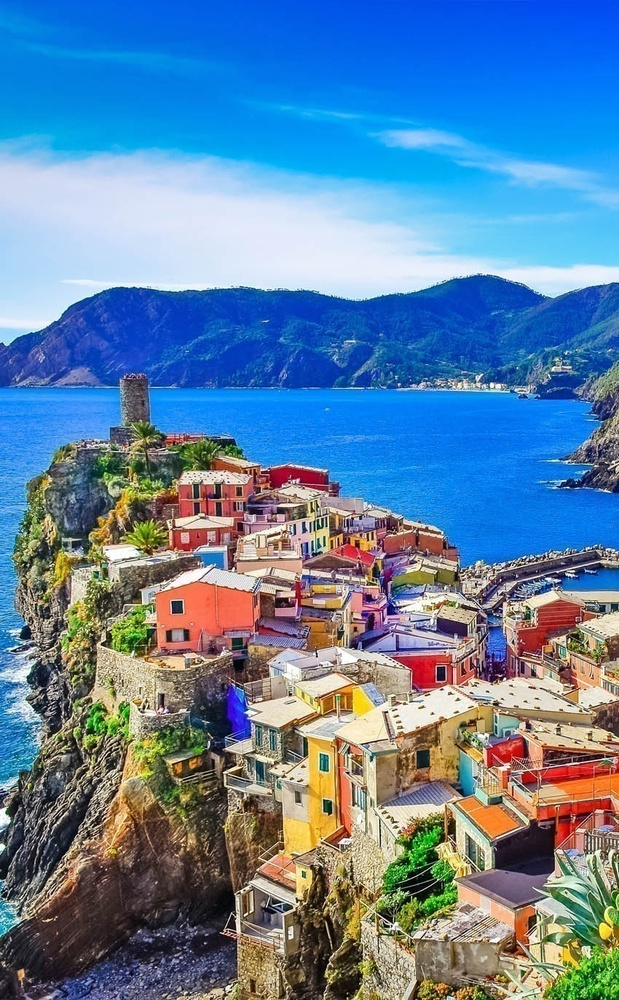
//> input picture prj.lab/lab08/input/italy.jpg, 619 x 1000 px, shrunk from 850 x 1373 before the run
$ ./lab08   (built with g++ and OpenCV 4)
//> lines starting //> are read from the running program, lines starting //| are printed output that depends on the picture; after the words box and inside, x2 and y2 are one past the last pixel; in counts of white or black regions, pixels touching at a corner belong together
#include <opencv2/opencv.hpp>
#include <cmath>
#include <vector>

int main(int argc, char *argv[]) {
    cv::Mat img = cv::imread("../prj.lab/lab08/input/italy.jpg", cv::IMREAD_COLOR);
//> img is the input picture: 1000 rows x 619 cols, CV_8UC3; mean B, G, R 162.9, 130.2, 95.4

    cv::Mat bgr_channels[3];
    cv::split(img, bgr_channels);
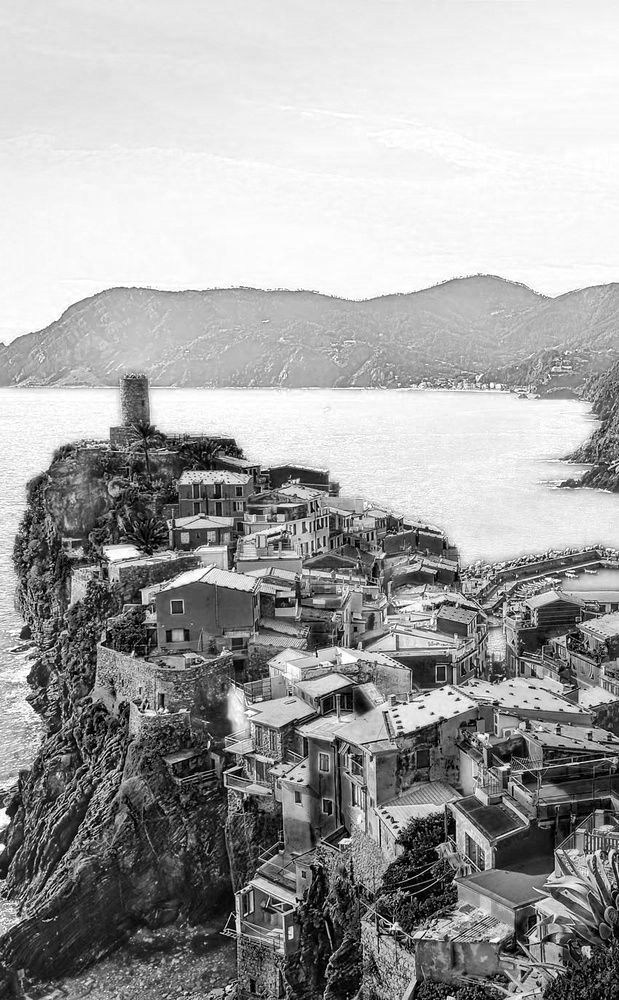
//> bgr_channels[0]: 1000 rows x 619 cols, CV_8UC1; min 0, max 255, mean 162.9
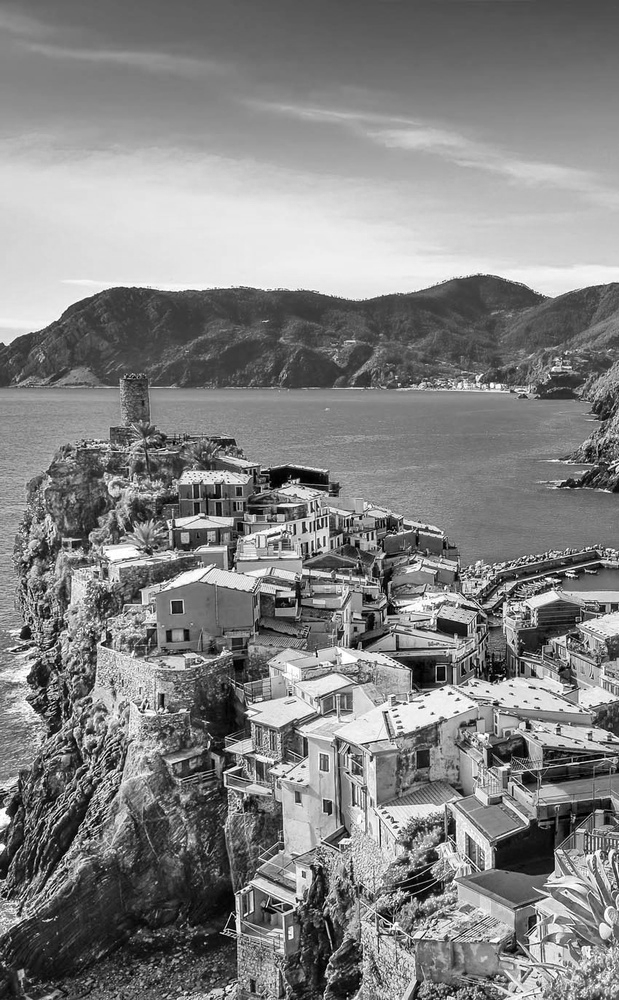
//> bgr_channels[1]: 1000 rows x 619 cols, CV_8UC1; min 0, max 255, mean 130.2
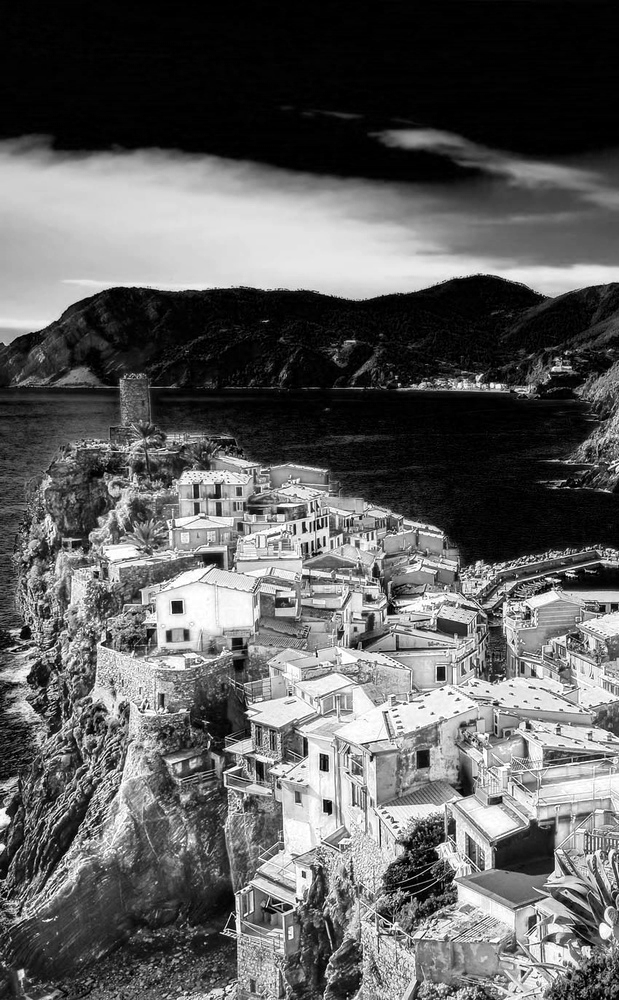
//> bgr_channels[2]: 1000 rows x 619 cols, CV_8UC1; min 0, max 255, mean 95.4
    cv::Mat blue_channel = bgr_channels[0];
    cv::Mat green_channel = bgr_channels[1];
    cv::Mat red_channel = bgr_channels[2];

    cv::Mat projection = (cv::Mat_<double>(2, 3) <<
        0.5 + 0.5 / sqrt(3), -0.5 + 0.5 / sqrt(3), -1 / sqrt(3),
        -0.5 + 0.5 / sqrt(3), 0.5 + 0.5 / sqrt(3), -1 / sqrt(3));

    cv::Mat rotation = (cv::Mat_<double>(2, 2) <<
        (sqrt(6) + sqrt(2)) / 4, -(sqrt(6) - sqrt(2)) / 4,
        (sqrt(6) - sqrt(2)) / 4, (sqrt(6) + sqrt(2)) / 4);

    std::vector<cv::Vec2f> projected_points;

    for (int i = 0; i < img.rows; i++) {
        for (int j = 0; j < img.cols; j++) {
            cv::Vec3b pixel = img.at<cv::Vec3b>(i, j);
            cv::Mat point_mat = (cv::Mat_<double>(3, 1) << (double)pixel[2] / 255.0, (double)pixel[1] / 255.0, (double)pixel[0] / 255.0);
            cv::Mat result;
            cv::gemm(projection, point_mat, 1.0, cv::Mat(), 0.0, result);
            cv::gemm(rotation, result, 1.0, cv::Mat(), 0.0, result);

            projected_points.push_back(cv::Vec2f(result.at<double>(0, 0), result.at<double>(1, 0)));
        }
    }
//> after the loop, projected_points = 619000 items

    int image_size = 512;
    cv::Mat plot_image(image_size, image_size, CV_8UC3, cv::Scalar(255, 255, 255));

    std::vector<cv::Point> hexagon_points;
    std::vector<cv::Scalar> hexagon_colors;
    int hex_size = image_size / 3;
    int center_x = image_size / 2;
    int center_y = image_size / 2;

    cv::Scalar colors[6] = {
        cv::Scalar(0, 0, 255),
        cv::Scalar(0, 127, 127),
        cv::Scalar(0, 255, 0),
        cv::Scalar(127, 127, 0),
        cv::Scalar(255, 0, 0),
        cv::Scalar(127, 0, 127)
    };

    for (int i = 0; i < 6; i++) {
        double angle = CV_PI / 3.0 * i;
        int x = static_cast<int>(center_x + hex_size * cos(angle));
        int y = static_cast<int>(center_y + hex_size * sin(angle));
        hexagon_points.push_back(cv::Point(x, y));
        hexagon_colors.push_back(colors[i]);
    }

    for (size_t i = 0; i < hexagon_points.size(); i++) {
        cv::Point p1 = hexagon_points[i];
        cv::Point p2 = hexagon_points[(i + 1) % hexagon_points.size()];
        cv::Scalar color1 = hexagon_colors[i];
        cv::Scalar color2 = hexagon_colors[(i + 1) % hexagon_colors.size()];

        int num_steps = 100;
        for (int step = 0; step <= num_steps; step++) {
            double alpha = (double)step / num_steps;
            cv::Point interp_point = p1 + alpha * (p2 - p1);
            cv::Scalar interp_color = color1 * (1 - alpha) + color2 * alpha;
            cv::circle(plot_image, interp_point, 1, interp_color, -1);
        }
    }

    cv::Mat density_map = cv::Mat::zeros(image_size, image_size, CV_32F);

    double scale_factor = hex_size;
    for (const auto& point : projected_points) {
        int x = static_cast<int>(point[0] * scale_factor + center_x);
        int y = static_cast<int>(point[1] * scale_factor + center_y);
        if (x >= 0 && x < image_size && y >= 0 && y < image_size) {
            density_map.at<float>(y, x) += 1.0f;
        }
    }
//> this loop made 619000 passes
//> (point, x, y) on passes 1 to 3: ([-0.524, -0.324], 167, 200), ([-0.524, -0.324], 167, 200), ([-0.524, -0.324], 167, 200)
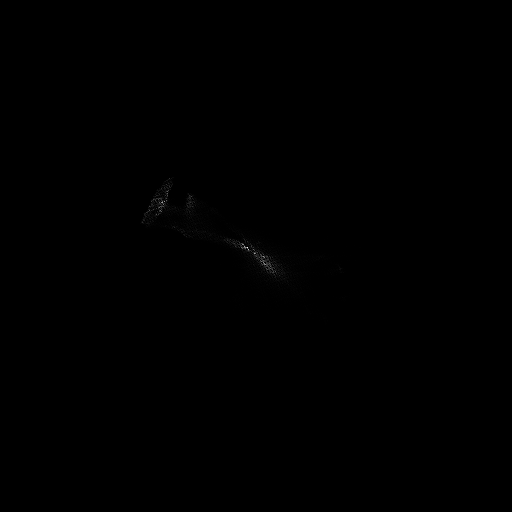
//> density_map: 512 rows x 512 cols, CV_32FC1; min 0, max 3142, mean 2.4; drawn with min black and max white

    cv::normalize(density_map, density_map, 0, 255, cv::NORM_MINMAX);
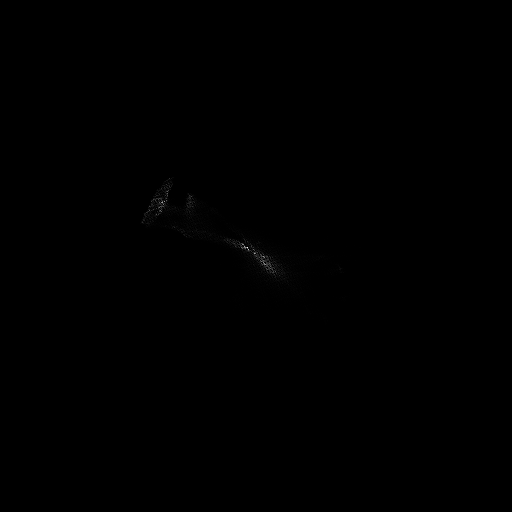
//> density_map: 512 rows x 512 cols, CV_32FC1; 5.23% of pixels changed, all inside (x1, y1, x2, y2) = (140, 151, 368, 356)
    density_map.convertTo(density_map, CV_8UC1);
//> density_map: 512 rows x 512 cols, CV_8UC1

    cv::Mat density_colormap;
    cv::applyColorMap(density_map, density_colormap, cv::COLORMAP_JET);
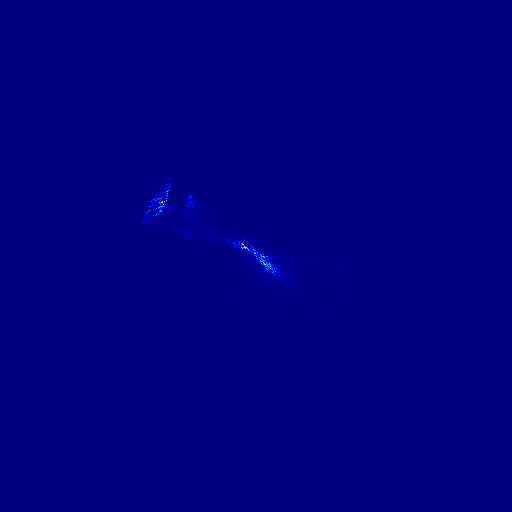
//> density_colormap: 512 rows x 512 cols, CV_8UC3; mean B, G, R 128.6, 0.1, 0

    for (int y = 0; y < image_size; ++y) {
        for (int x = 0; x < image_size; ++x) {
            if (density_map.at<uchar>(y, x) > 0) {
                plot_image.at<cv::Vec3b>(y, x) = density_colormap.at<cv::Vec3b>(y, x);
            }
        }
    }
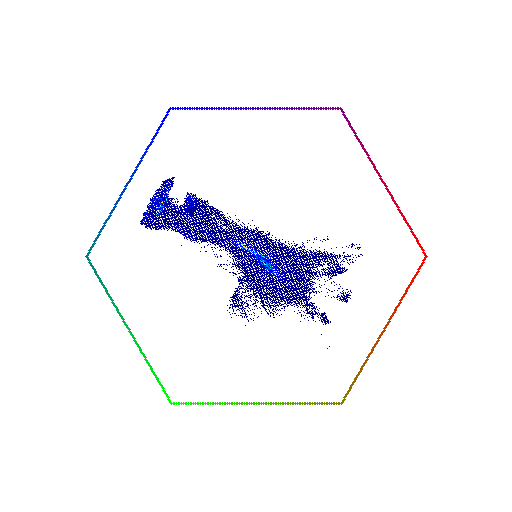
//> plot_image: 512 rows x 512 cols, CV_8UC3; mean B, G, R 250.5, 246.3, 246.3

    cv::imwrite("../prj.lab/lab08/output/italy.png", plot_image);

    return 0;
}

$ run again, with prj.lab/lab08/input/rgb.jpg copied over prj.lab/lab08/input/italy.jpg
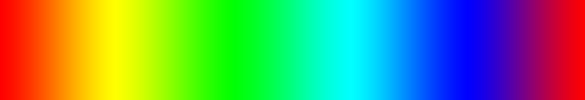
//> input picture prj.lab/lab08/input/rgb.jpg, 585 x 100 px
//> img is the input picture: 100 rows x 585 cols, CV_8UC3; mean B, G, R 102.6, 153.3, 101.7
//> `cv::split(img, bgr_channels);`:
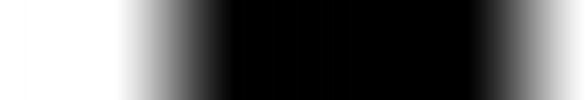
//> bgr_channels[2]: 100 rows x 585 cols, CV_8UC1; min 0, max 255, mean 101.7
//> after the loop `for (int i = 0; i < img.rows; i++)`: projected_points = 58500 items
//> the loop `for (const auto& point : projected_points)` made 58500 passes
//> (point, x, y) on passes 1 to 3: ([0.813, -2.78e-17], 394, 256), ([0.813, 0], 394, 256), ([0.81, 0.00555], 393, 256)
//> after the loop `for (int y = 0; y < image_size; ++y)`:
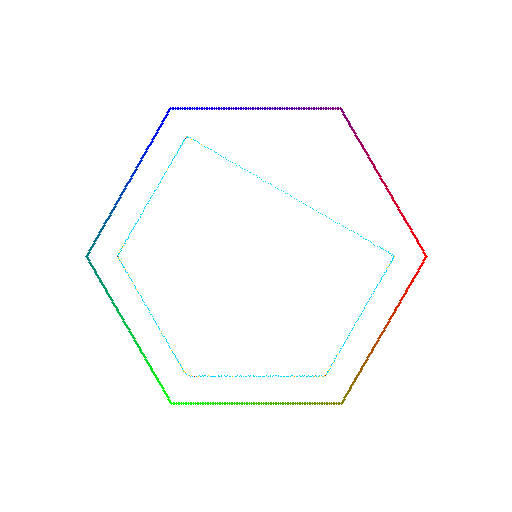
//> plot_image: 512 rows x 512 cols, CV_8UC3; mean B, G, R 253.5, 253.4, 253

$ run again, with prj.lab/lab08/input/rgb2.jpg copied over prj.lab/lab08/input/italy.jpg
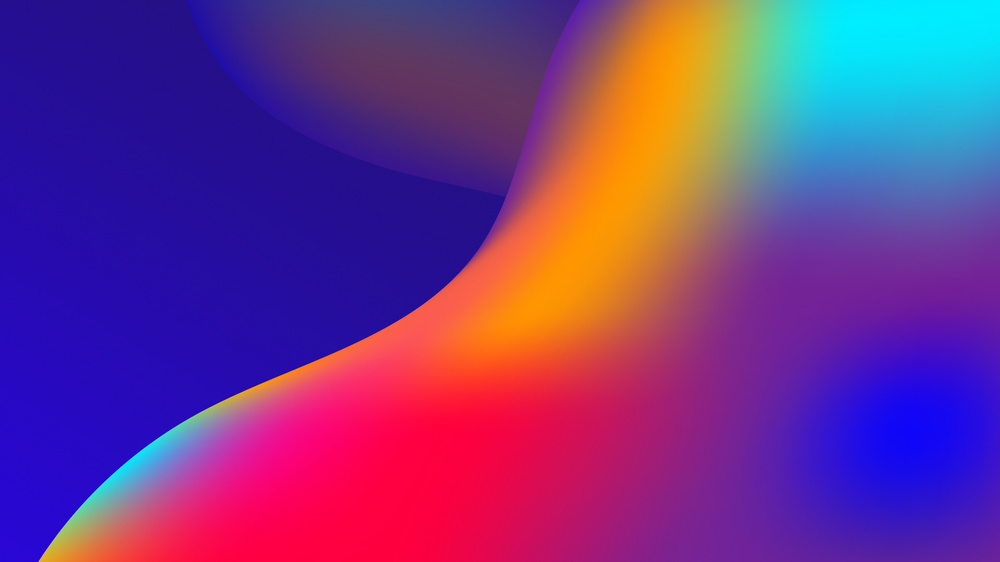
//> input picture prj.lab/lab08/input/rgb2.jpg, 1000 x 562 px, shrunk from 1920 x 1080 before the run
//> img is the input picture: 562 rows x 1000 cols, CV_8UC3; mean B, G, R 136.1, 55.7, 113
//> `cv::split(img, bgr_channels);`:
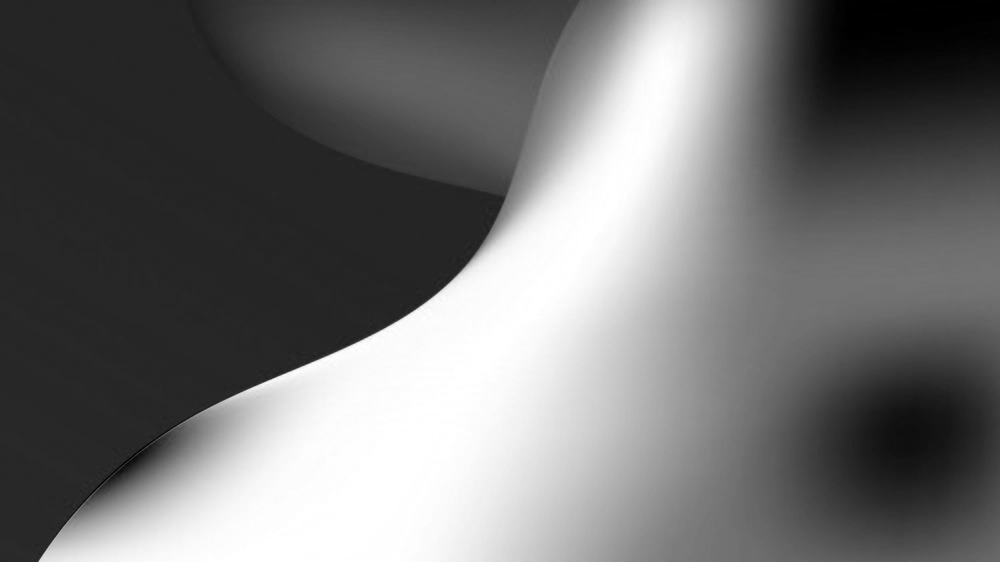
//> bgr_channels[2]: 562 rows x 1000 cols, CV_8UC1; min 0, max 255, mean 113
//> after the loop `for (int i = 0; i < img.rows; i++)`: projected_points = 562000 items
//> the loop `for (const auto& point : projected_points)` made 562000 passes
//> (point, x, y) on passes 1 to 3: ([-0.134, -0.36], 233, 194), ([-0.134, -0.36], 233, 194), ([-0.134, -0.36], 233, 194)
//> after the loop `for (int y = 0; y < image_size; ++y)`:
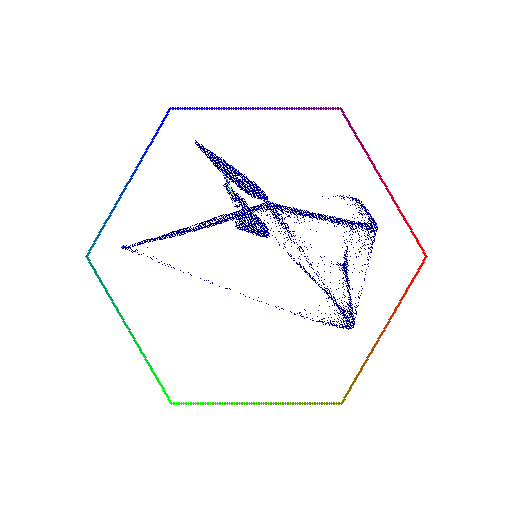
//> plot_image: 512 rows x 512 cols, CV_8UC3; mean B, G, R 251.8, 249.9, 249.9
